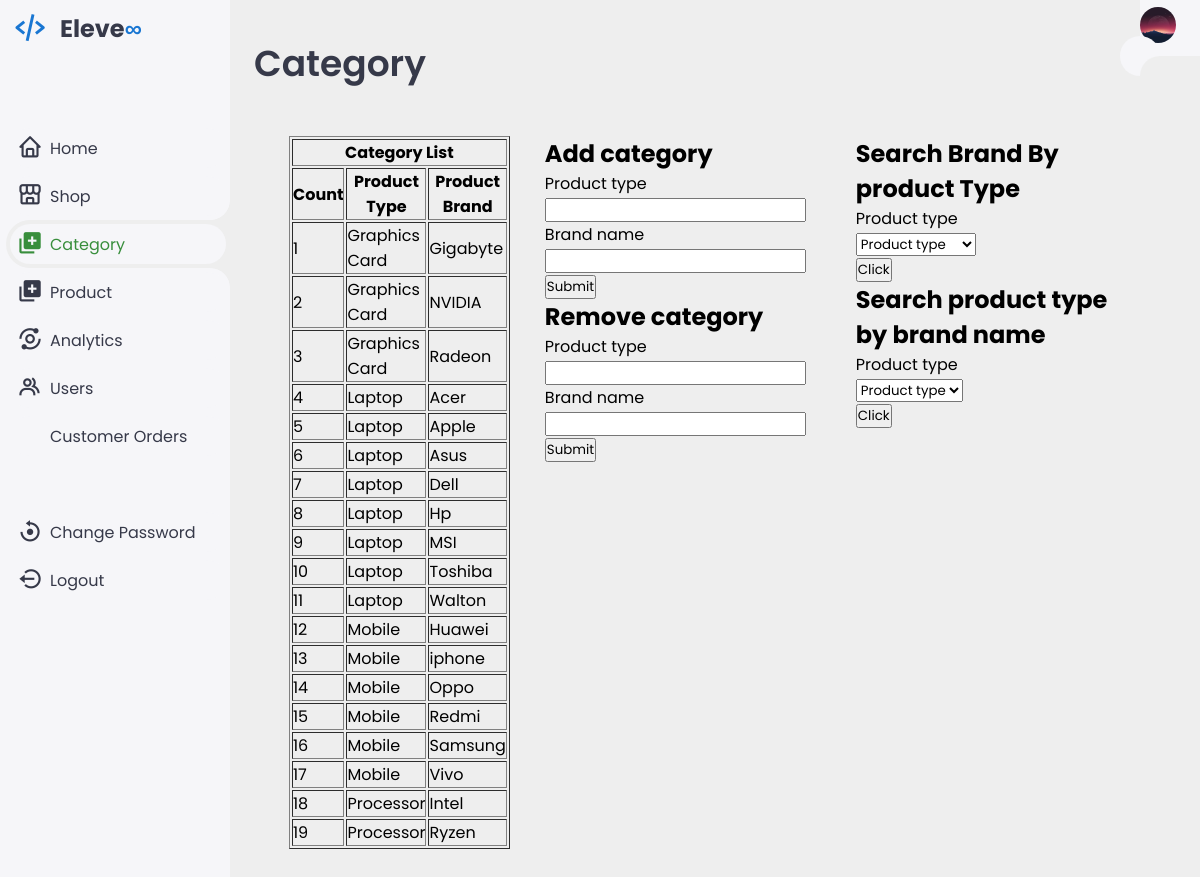
Screenshot of /Admin/category.php (signed in) with the database file from the repository.
### tables this page shows
CREATE TABLE `category` (
  `ptype` varchar(50) NOT NULL,
  `brand_name` varchar(50) NOT NULL
);

### Admin/category.php (the view, shortened to what this page needs)
<?php
    include("../connection.php");
    $ID = $_SESSION['user_id'];
    $sql="select * from admin where admin_id = '$ID'";
    $r = mysqli_query($con, $sql);
    if(mysqli_num_rows($r)>0){
        $row=mysqli_fetch_array($r);
        $pic = $row['pic'];
    }
?>
<!DOCTYPE html>
<html lang="en">
<head>
    <link href='https://unpkg.com/boxicons@2.1.4/css/boxicons.min.css' rel='stylesheet'>
    <link rel="stylesheet" href="CSS/admin-profile.css">
</head>
<body>
    <div class="sidebar">
        <a href="#" class="logo">
            <i class='bx bx-code-alt'></i>
            <div class="logo-name"><span>Eleve</span>∞</div>
        </a>
        <ul class="side-menu">
            <li><a href="admin-profile.php"><i class="bx bx-home"></i>Home</a></li>
            <li><a href="shop.php"><i class='bx bx-store-alt'></i>Shop</a></li>
            <li class="active"><a href="category.php"><i class='bx bxs-add-to-queue'></i>Category</a></li>
            <li><a href="product.php"><i class='bx bxs-add-to-queue'></i>Product</a></li>
            <li><a href="analytics.php"><i class='bx bx-analyse'></i>Analytics</a></li>
            <li><a href="user.php"><i class='bx bx-group'></i>Users</a></li>
            <li><a href="corder.php"><i class="bx bxs-order"></i>Customer Orders</a></li>
        </ul>
        <ul class="side-menu">
            <li>
                <a href="changepass.php" style="float:right">
                    <i class='bx bx-reset'></i>
                    Change Password
                </a>
            </li>
            <li>
                <a href="?sign=out">
                    <i class='bx bx-log-out-circle'></i>
                    Logout
                </a>
            </li>
        </ul>
    </div>
    <div class="content">
        <nav style="float:right">
            <?php
                echo "<a href='admin-profile.php' class='profile'>
                    <img src='../Images/Admin_Image/$pic'>
                </a>";
            ?>
        </nav>
        <main>
            <div class="header">
                <div class="left">
                    <h1>Category </h1>
                </div>
            </div>
            <div class="category">
                <div class="form-box">
                    <?php
                            include("../connection.php");
                            $sql = "select * from category;";
                            $r = mysqli_query($con,$sql);
                            if(mysqli_num_rows($r)>0){
                                $cnt = 1;
                                echo "<table border='1' class='list'>
                                    <tr><th colspan='3'>Category List</th></tr>
                                    <tr><th>Count</th><th>Product Type</th><th>Product Brand</th></tr>";
                                while($row=mysqli_fetch_array($r)){
                                    $ptype = $row['ptype'];
                                    $brand = $row['brand_name'];
                                    echo "<tr><td>$cnt</td><td>$ptype</td><td>$brand</td></tr>";
                                    $cnt += 1;
                                }
                                echo "</table>";
                            }else{
                                echo "There is no category added yet";
                            }
                    ?>
                    <div class="form-value">
                        <form action="category.php" method="post">
                            <h2>Add category</h2>
                            <div class="cat">
                                <label for="ptype">Product type</label><br>
                                <input type="text" id="ptype" name="ptype" required>
                            </div>
                            <div class="cat">
                                <label for="brand">Brand name</label><br>
                                <input type="text" id="brand" name="brand" required>
                            </div>
                            <div class="cat">
                                <input type="submit" value="Submit" name="ok">
                            </div>
                        </form>
                        <form action="category.php" method="post">
                            <h2>Remove category</h2>
                            <div class="cat">
                                <label for="ptype">Product type</label><br>
                                <input type="text" id="ptype" name="ptype" required>
                            </div>
                            <div class="cat">
                                <label for="brand">Brand name</label><br>
                                <input type="text" id="brand" name="brand" required>
                            </div>
                            <div class="cat">
                                <input type="submit" value="Submit" name="notok">
                            </div>
                        </form>
                    </div>
                    <div class="filter">
                        <form action="category.php" method="post">
                            <h2>Search Brand By product Type</h2>
                            <div class="pro">
                                <label for="ptype" name="ptype">Product type</label><br>
                                <select name='ptype' required>
                                    <option>Product type</option>
                                </select>
                            </div>
                            <div class="pro">
                                <input type="submit" value="Click" name="show">
                            </div>
                        </form>
                        <form action="category.php" method="post">
                            <h2>Search product type by brand name</h2>
                            <div class="pro">
                                <label for="ptype" name="ptype">Product type</label><br>
                                <select name='bname' required>
                                    <option>Product type</option>
                                </select>
                            </div>
                            <div class="pro">
                                <input type="submit" value="Click" name="show-brand">
                            </div>
                        </form>
                    </div>
                </div>
            </div>
        </main>
    </div>
</body>
</html>

### Admin/CSS/admin-profile.css (style rules this page uses)
:root { --light: #f6f6f9; --primary: #1976D2; --light-primary: #CFE8FF; --grey: #eee; --dark-grey: #AAAAAA; --dark: #363949; --danger: #D32F2F; --light-danger: #FECDD3; --warning: #FBC02D; --light-warning: #FFF2C6; --success: #388E3C; --light-success: #BBF7D0; }
* { margin: 0; padding: 0; box-sizing: border-box; font-family: 'Poppins', sans-serif; }
.bx { font-size: 1.7rem; }
a { text-decoration: none; }
li { list-style: none; }
html { overflow-x: hidden; }
body { background: var(--grey); overflow-x: hidden; }
.sidebar { position: fixed; top: 0; left: 0; background: var(--light); width: 230px; height: 100%; z-index: 2000; overflow-x: hidden; scrollbar-width: none; transition: all 0.3s ease; }
.sidebar .logo { font-size: 24px; font-weight: 700; height: 56px; display: flex; align-items: center; color: var(--primary); z-index: 500; padding-bottom: 20px; box-sizing: content-box; }
.sidebar .logo .logo-name span { color: var(--dark); }
.sidebar .logo .bx { min-width: 60px; display: flex; justify-content: center; font-size: 2.2rem; }
.sidebar .side-menu { width: 100%; margin-top: 48px; }
.sidebar .side-menu li { height: 48px; background: transparent; margin-left: 6px; border-radius: 48px 0 0 48px; padding: 4px; }
.sidebar .side-menu li.active { background: var(--grey); position: relative; }
.sidebar .side-menu li.active::before { content: ""; position: absolute; width: 40px; height: 40px; border-radius: 50%; top: -40px; right: 0; box-shadow: 20px 20px 0 var(--grey); z-index: -1; }
.sidebar .side-menu li.active::after { content: ""; position: absolute; width: 40px; height: 40px; border-radius: 50%; bottom: -40px; right: 0; box-shadow: 20px -20px 0 var(--grey); z-index: -1; }
.sidebar .side-menu li a { width: 100%; height: 100%; background: var(--light); display: flex; align-items: center; border-radius: 48px; font-size: 16px; color: var(--dark); white-space: nowrap; overflow-x: hidden; transition: all 0.3s ease; }
.sidebar .side-menu li.active a { color: var(--success); }
.sidebar .side-menu li a .bx { min-width: calc(60px - ((4px + 6px) * 2)); display: flex; font-size: 1.6rem; justify-content: center; }
.content { position: relative; width: calc(100% - 230px); left: 230px; transition: all 0.3s ease; }
.content nav { height: 56px; background: var(--light); padding: 0 24px 0 0; display: flex; align-items: center; grid-gap: 24px; position: sticky; top: 0; left: 0; z-index: 1000; }
.content nav::before { content: ""; position: absolute; width: 40px; height: 40px; bottom: -40px; left: 0; border-radius: 50%; box-shadow: -20px -20px 0 var(--light); }
.content nav a { color: var(--dark); }
.content nav .profile img { width: 36px; height: 36px; object-fit: cover; border-radius: 50%; }
.content main { width: 100%; padding: 36px 24px; max-height: calc(100vh - 56px); }
.content main .header { display: flex; align-items: center; justify-content: space-between; grid-gap: 16px; flex-wrap: wrap; }
.content main .header .left h1 { font-size: 36px; font-weight: 600; margin-bottom: 10px; color: var(--dark); }

### Admin/category.php (style rules this page uses)
.form-box { margin : 35px; display:flex; }
.list { margin-right: 35px; }
.form-value { margin-right: 50px; }

### rows the page displays
category: ptype "Graphics Card", brand_name "Gigabyte"
category: ptype "Graphics Card", brand_name "NVIDIA"
category: ptype "Graphics Card", brand_name "Radeon"
category: ptype "Laptop", brand_name "Acer"
category: ptype "Laptop", brand_name "Apple"
category: ptype "Laptop", brand_name "Asus"
category: ptype "Laptop", brand_name "Dell"
category: ptype "Laptop", brand_name "Hp"
category: ptype "Laptop", brand_name "MSI"
category: ptype "Laptop", brand_name "Toshiba"
category: ptype "Laptop", brand_name "Walton"
category: ptype "Mobile", brand_name "Huawei"
category: ptype "Mobile", brand_name "iphone"
category: ptype "Mobile", brand_name "Oppo"
category: ptype "Mobile", brand_name "Redmi"
category: ptype "Mobile", brand_name "Samsung"
category: ptype "Mobile", brand_name "Vivo"
category: ptype "Processor", brand_name "Intel"
category: ptype "Processor", brand_name "Ryzen"
